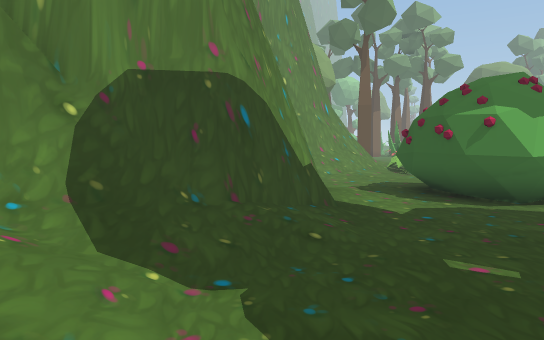
View 1 (above)

24 first-person views from a walk through a scene from a Unity 3-D project. The camera is 1.2 m above the floor, tilts 4° down and sees 70° across. The floor is counted in squares, 1 m on a side. Each view is taken from the middle of a square. On the plan, view 1 faces up. The plan holds only what a view shows up to about 15 squares ahead; the rest is blank. The place goes on beyond the plan. The player is left out. Some animated figures are not drawn.

View 2
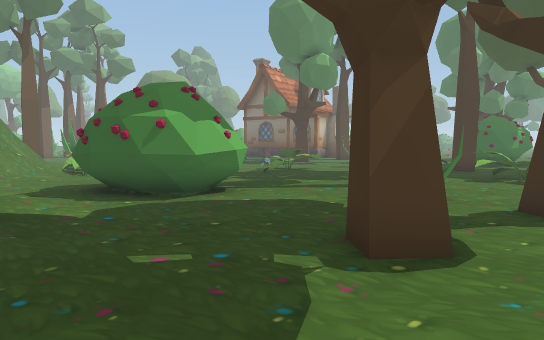

View 3
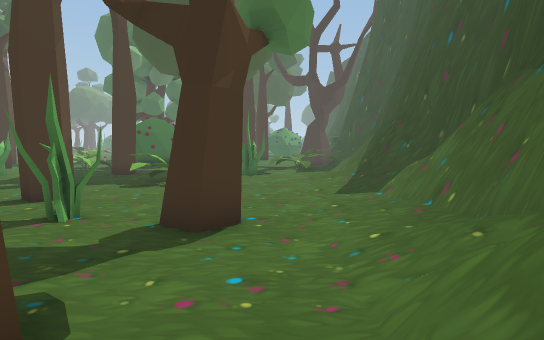

View 4
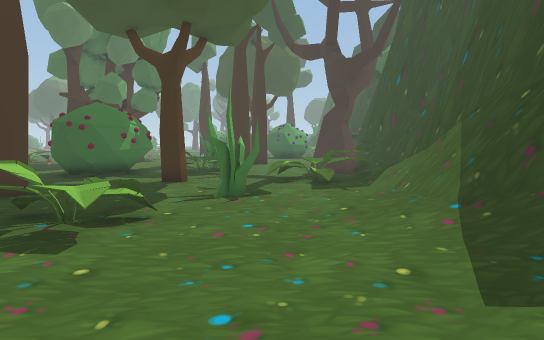

View 5
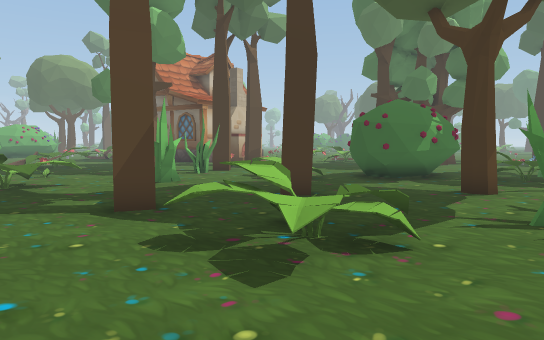

View 6
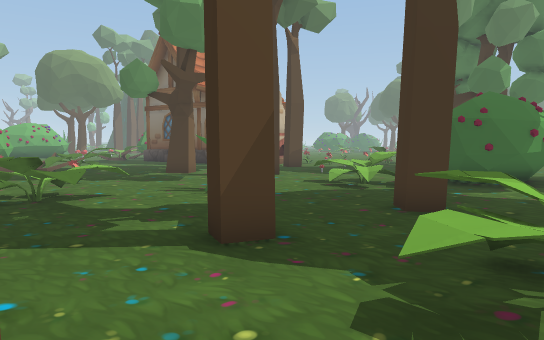

View 7
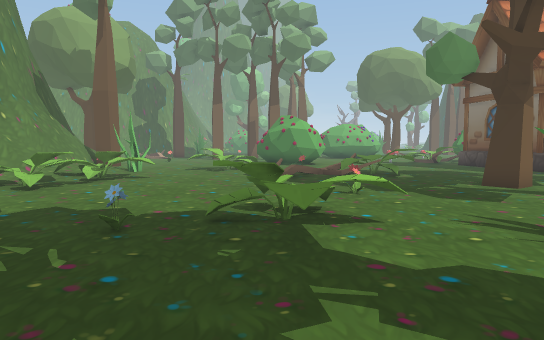

View 8
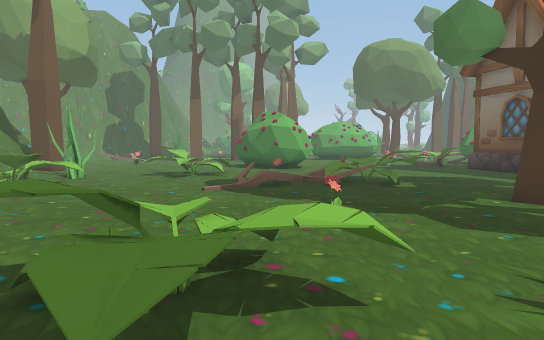

View 9
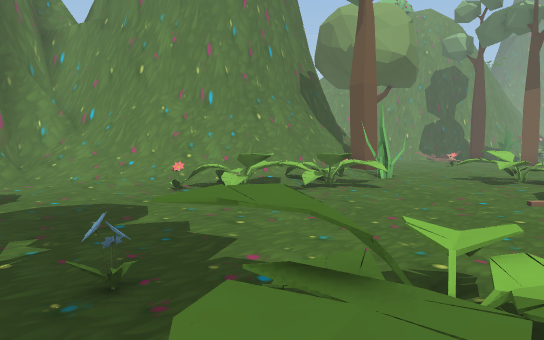

View 10
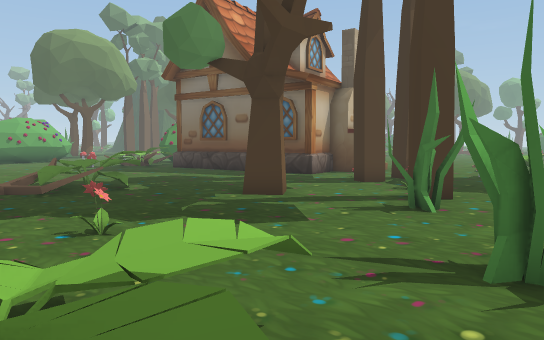

View 11
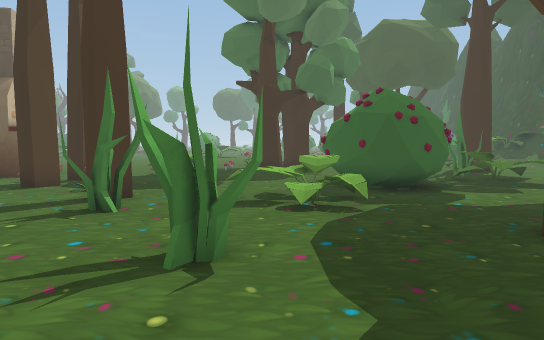

View 12
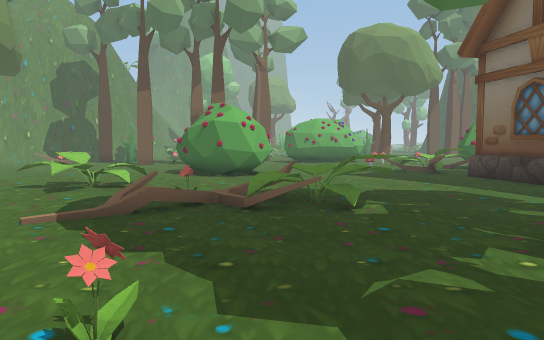

View 13
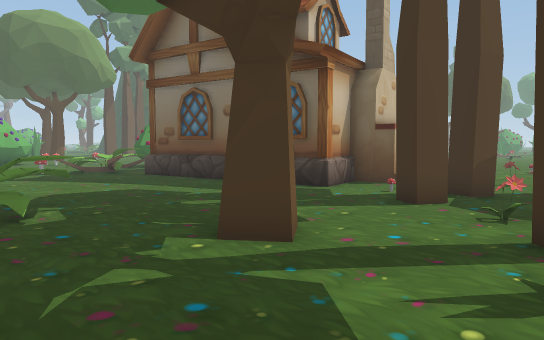

View 14
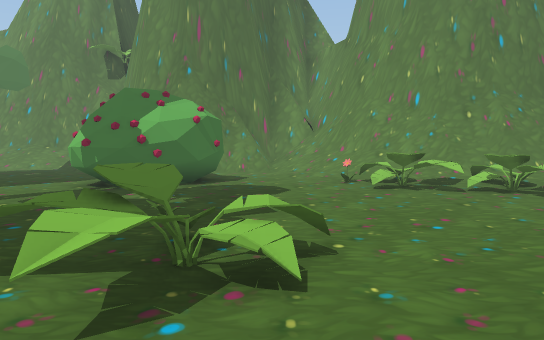

View 15
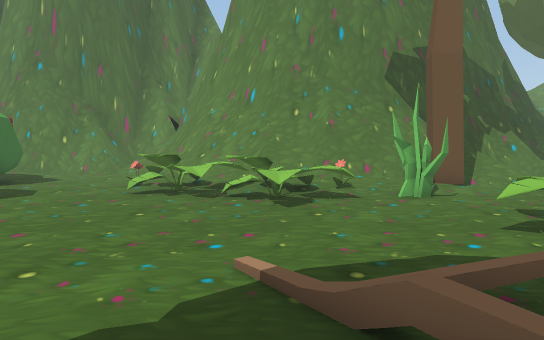

View 16
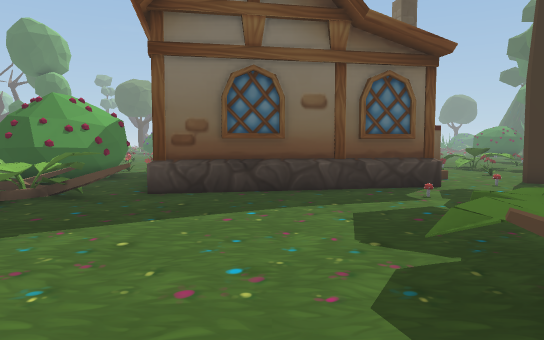

View 17
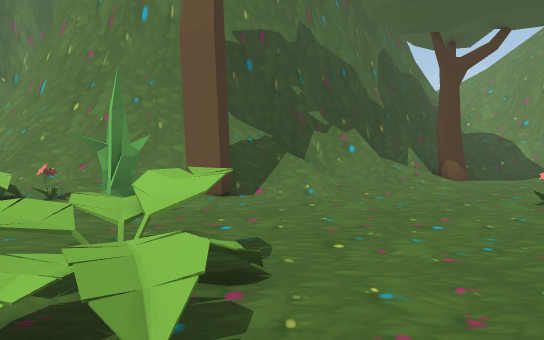

View 18
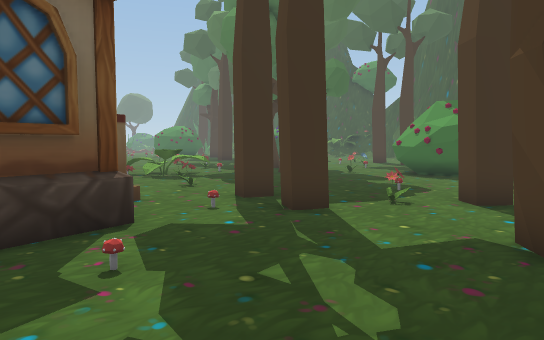

View 19
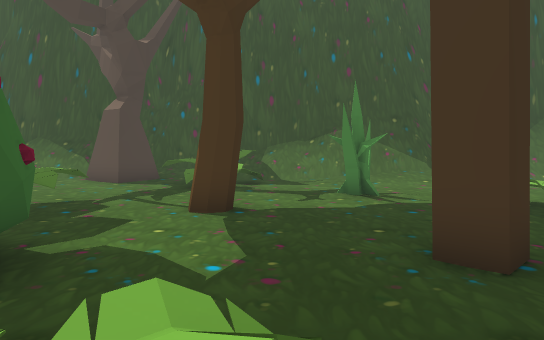

View 20
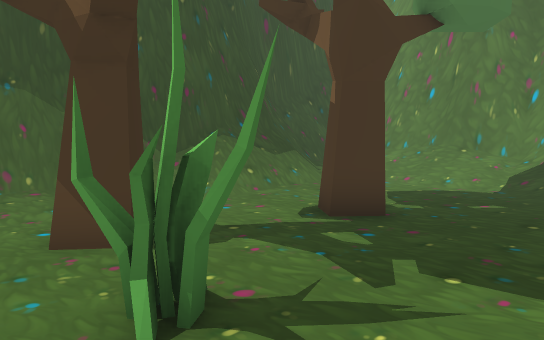

View 21
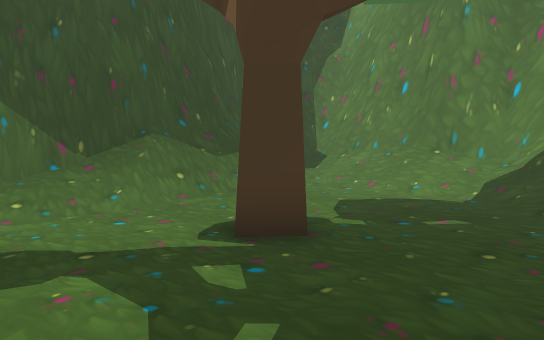

View 22
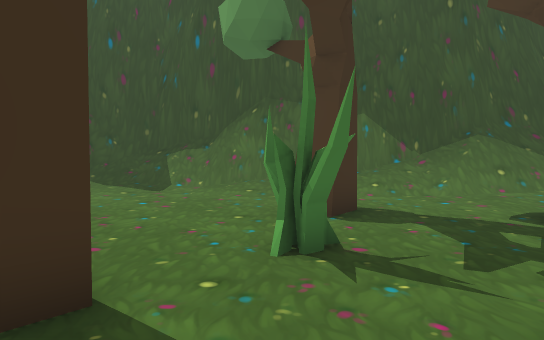

View 23
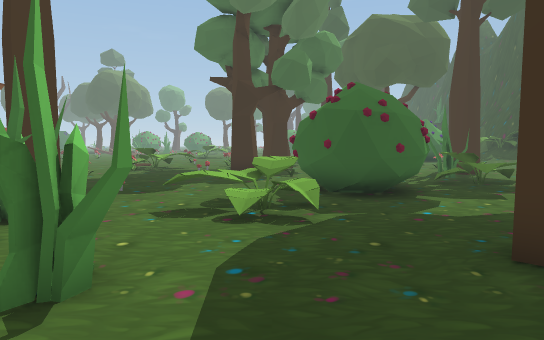

View 24
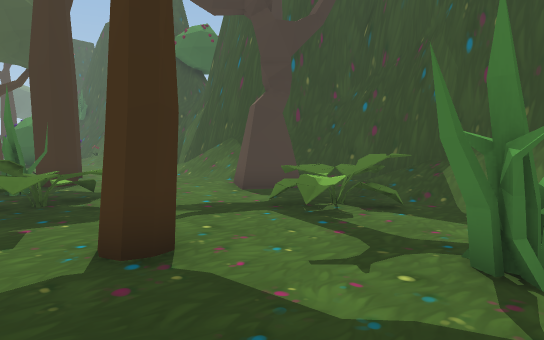

### Floor plan
Key: @ floor where view 1 was taken; # wall or solid block; . main floor; : floor 0.25 m higher than the main floor; / step, stairs or slope; = window, fence, low wall or low ledge; v drop or lower ground; B bush; T tree; H house; M mushroom; O other object.
Columns run from 3 left of view 1 to 28 right of it. Each row starts with its distance up from view 1.
 30    #T//...O            O  BBBBBB
 29    ##//......          .=BBB=BBO
 28    ###=........BBBBB  ...=B .H O
 27     ##=.........BBBB.....=HH
 26      ##//.................H
 25      ##//..................H
 24       #/TT...BBO...........H
 23       ###T.#.BB............H
 22       ##=:#...B.=  =BB.....
 21       ##=:OB.....O//BBB...MH
 20       #=/:BB.....O./BB......HH
 19       ##///BB.................HH
 18      ##=/BvB................O...
 17     ###//BBB..........TT...T....
 16   ####///.B............T...TTT.O
 15   #==//.O.........O.......O.....
 14   #///.................#TT......
 13   #==...........BO.....#T..O....
 12    ##...........BBB.............
 11     #..BBB....OBBB..#..........
 10     #.BBBBB.............BB......
  9     #.BBBBB..............B......
  8    ##..BBBB...............BBBB.O
  7   ###...BB.......TT......BBBBB
  6  ###/.........T..T..TT....BBB
  5 ##=/.........TT...........BBBB
  4 #=//........#....BB.........B...
  3 #//....T.........B.O....T..BBO.#
  2 #//....TT..T.....BO........BB..T
  1 #//........TT........#..........
  0 #//@....................O.......
 -1 #//////////.............BBB....
 -2 #//////////:......::....BB.TTT..
 -3 ##==#########=#///====//B/.TT///
 -4  #####     ####//=##v/////./////
 -5              ###################

Positions as (right, up) in squares from view 1, and headings:
1: (0, 0), facing up
2: (0, 0), facing up-right
3: (2, 0), facing right
4: (9, 0), facing right
5: (11, 0), facing up-right
6: (11, 3), facing up-right
7: (13, 6), facing up
8: (14, 9), facing up
9: (14, 10), facing up-left
10: (13, 10), facing up-right
11: (13, 10), facing right
12: (16, 13), facing up
13: (16, 13), facing up-right
14: (17, 13), facing left
15: (16, 19), facing left
16: (14, 24), facing right
17: (14, 25), facing left
18: (19, 22), facing down-right
19: (20, 10), facing down
20: (10, 6), facing down-left
21: (8, 6), facing down-left
22: (9, 8), facing down
23: (14, 9), facing right
24: (17, 5), facing down-right
